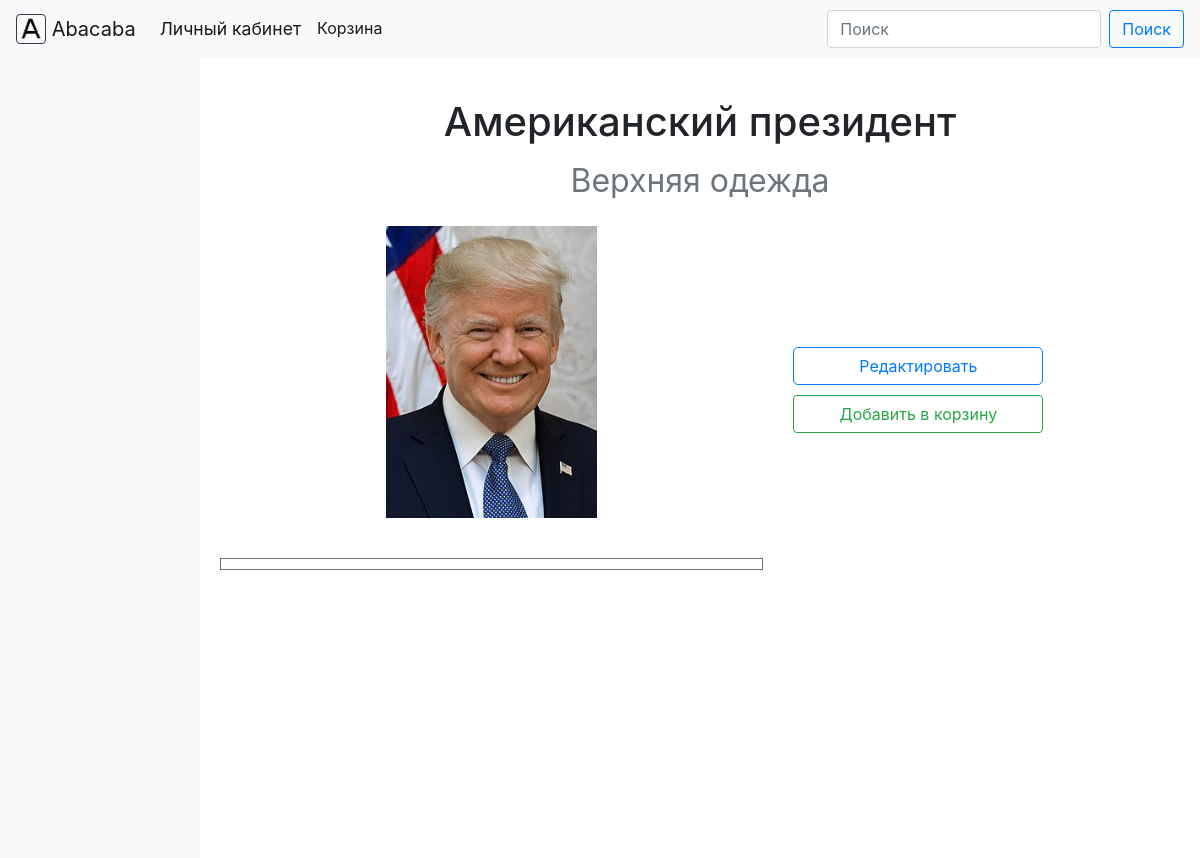
Page /products?id=1 on the committed database.
### core/models.py (models this page shows, shortened)
class Product(models.Model):
    id = models.AutoField(primary_key=True)
    name = models.TextField()
    price = models.IntegerField()
    rating = models.FloatField(blank=True,
                               null=True)
    categories = models.ManyToManyField(to=Category,
                                        blank=True,
                                        related_name='products')
    main_category = models.ForeignKey(to=Category,
                                      blank=True,
                                      null=True,
                                      on_delete=models.CASCADE)

class Category(models.Model):
    id = models.AutoField(primary_key=True)
    name = models.TextField()
    parent_category = models.ForeignKey('self',
                                        on_delete=models.CASCADE,
                                        blank=True,
                                        null=True,
                                        related_name='child_categories')

class Image(models.Model):
    id = models.AutoField(primary_key=True)
    image = models.ImageField(upload_to='images',
                              null=True)
    description = models.TextField(null=True,
                                   blank=True)
    stock_product = models.ForeignKey(to=StockProduct,
                                      on_delete=models.CASCADE,
                                      related_name='images',
                                      null=True,
                                      blank=True)
    product = models.OneToOneField(Product,
                                   on_delete=models.CASCADE,
                                   null=True,
                                   blank=True)

### core/views.py (the view)
# urls.py: path('products', views.browse_product),
def browse_product(request):  # #Возвращает контекст для отображения страницы товара
    context = dict()
    if request.method == 'GET':
        if 'id' in request.GET:
            product = Product.objects.get(id=request.GET['id'])
            context['product'] = product
            return render(request, 'product_page.html', context)
    return render(request, 'index.html', context)  # #In case there is no such product or request.method wasn't GET

### core/templates/product_page.html (shortened to what this page needs)
{% extends "base.html" %}
{% block content %}
<div class="container-fluid" style="padding:0px;">
    <div class="row no-gutters">
        {% include 'sidebar.html' %}
        <div class="col-sm-10">
            <div style="padding-top: 5vh;">
                <h1 class="text-center">{{product.name}}</h1>
                <h1 class="text-center"><small class="text-muted text-center">{{product.main_category.name}}</small></h1>
            </div>
            <div class="row no-gutters">
                <div class="col-md-7" style="padding-top: 2vh;">
                    <div class="row no-gutters">
                        <div class="col-sm">
                            <div class="square-box" style="width: 50%; left: 25%;">
                                <img id="main-image" class="centered-div img-fluid" src="{{product.image.image.url}}" alt="Изображение товара">
                            </div>
                        </div>
                    </div>
                    <div id="subimages_row" class="row border border-secondary" style="margin-top: 5vh; padding: 5px; margin-left: 20px; margin-right: 20px;">
                    </div>
                </div>
                <div class="col-md-5" style="display: flex; align-items: center;">
                    <div id="edit-div" class="row">
                        <div class="col-sm-12" style="display: flex; justify-content: center;"><button class="btn btn-outline-primary btn-block" type="button" id="edit-button">Редактировать</button></div>
                        <div class="col-sm-12" style="display: flex; justify-content: center; padding-top: 10px;"><button class="btn btn-outline-success btn-block" type="button" id="cart-button">Добавить в корзину</button></div>
                    </div>
                </div>
            </div>
        </div>
    </div>
</div>
{% endblock %}

### assets/classes/styles.css (style rules this page uses)
.square-box { position: relative; width: 80%; overflow: hidden; left: 10%; }
.square-box:before { content: ""; display: block; padding-top: 100%; }
.centered-div { position: absolute; top: 0; left: 0; bottom: 0; right: 0; margin: auto; max-width: 100%; max-height: 100%; }
#edit-button { border-radius: 5px; }
#edit-div { width: 25vw; padding: 10px; }

### rows in the picture
Product: name "Американский президент", main_category.name "Верхняя одежда", image.image (picture)
